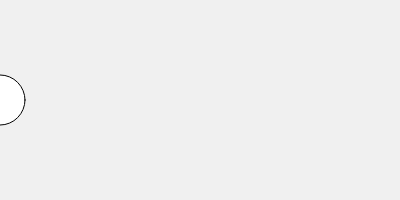
Frame 1 (no input)
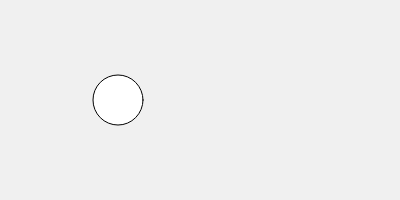
Frame 60 (no input)
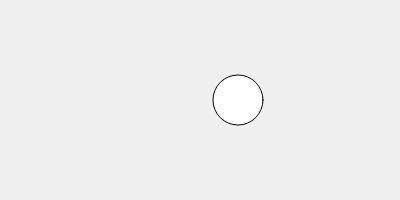
Frame 120 (the mouse pressed at the canvas centre since frame 60)

The p5.js sketch that drew these frames (run headless with seeded random() and noise() and a simulated clock; from frame 60 on, the mouse is pressed at the canvas centre):

// p5.js sketch
// ── sketch.js
let x = 0;
let paused = false;
let initialX = 0;

function setup() {
  createCanvas(400, 200);
  x = initialX;
}

function draw() {
  if (!paused) {
    background(240);
    ellipse(x, height / 2, 50, 50);
    x += 2;
    if (x > width) x = 0;
  }
}

function startSketch() {
  paused = false;
  loop();
}

function pauseSketch() {
  paused = true;
  noLoop();
}

function resetSketch() {
  x = initialX;
  paused = false;
  loop();
}
